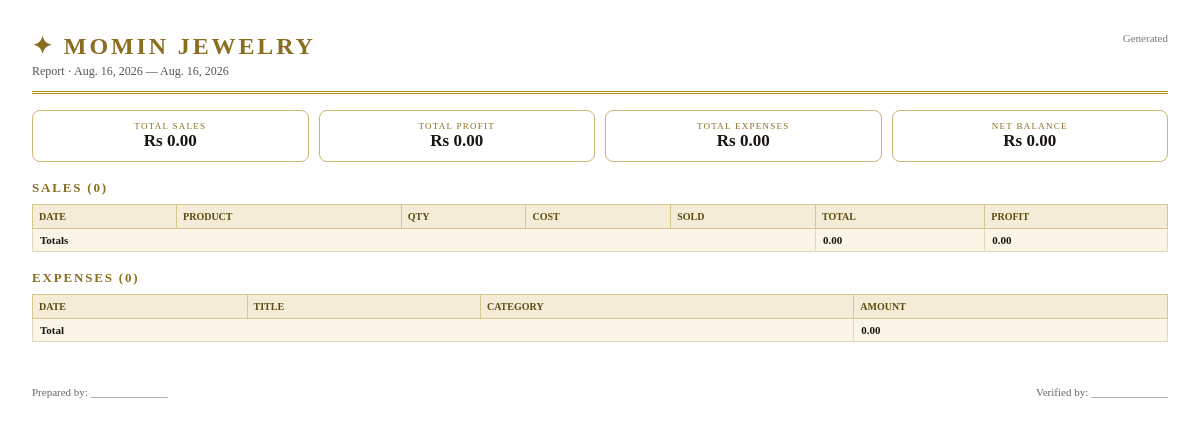
Before: /reports/print/ (signed in) with the older database file.
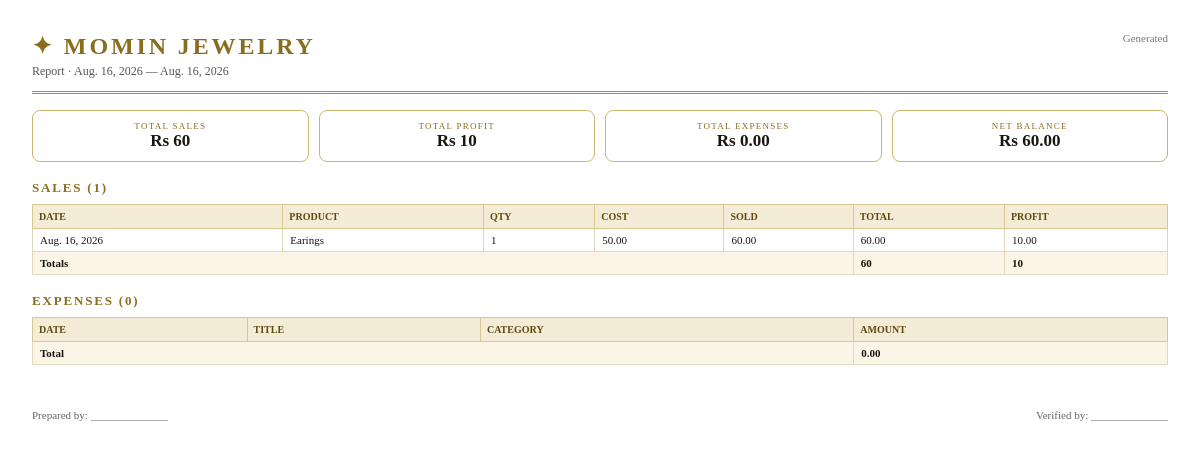
After: the same page with the newer database file.
### ledger/models.py (models this page shows, shortened)
class ShopSettings(models.Model):
    shop_name = models.CharField(max_length=100, default="MOMIN Jewelry")
    currency = models.CharField(max_length=8, default="؋")
    opening_balance = models.DecimalField(max_digits=14, decimal_places=2, default=Decimal("0"))
    class Meta:
        verbose_name = "Shop Settings"
        verbose_name_plural = "Shop Settings"
    @classmethod
    def load(cls):
        obj, _ = cls.objects.get_or_create(pk=1)
        return obj

class Sale(models.Model):
    product_name = models.CharField(max_length=200)
    purchase_price = models.DecimalField(max_digits=14, decimal_places=2)
    selling_price = models.DecimalField(max_digits=14, decimal_places=2)
    quantity = models.PositiveIntegerField(default=1)
    date = models.DateField()
    notes = models.TextField(blank=True)
    created_at = models.DateTimeField(auto_now_add=True)
    class Meta:
        ordering = ["-date", "-created_at"]
    @property
    def total_sale(self):
        return self.selling_price * self.quantity
    @property
    def profit(self):
        return (self.selling_price - self.purchase_price) * self.quantity

### ledger/views.py (the view)
# urls.py: path('reports/print/', views.report_print, name='report_print'),
@login_required
def report_print(request):
    period, start, end, stats, top_products, cat_break, max_cat = _report_context(request)
    return render(request, 'ledger/report_print.html', {
        'period': period, 'start': start, 'end': end, 'stats': stats,
        'settings_obj': ShopSettings.load(),
    })

### ledger/services.py (called while the page is built)
def zero():
    return Decimal("0.00")

def sales_totals(qs):
    agg = qs.aggregate(
        revenue=Sum(F('selling_price') * F('quantity'), output_field=MONEY),
        cost=Sum(F('purchase_price') * F('quantity'), output_field=MONEY),
        items=Sum('quantity'),
    )
    revenue = agg['revenue'] or zero()
    cost = agg['cost'] or zero()
    return {'revenue': revenue, 'cost': cost, 'profit': revenue - cost, 'items': agg['items'] or 0}

def expense_total(qs):
    return qs.aggregate(t=Sum('amount'))['t'] or zero()

def range_stats(start, end):
    s = sales_totals(Sale.objects.filter(date__gte=start, date__lte=end))
    e = expense_total(Expense.objects.filter(date__gte=start, date__lte=end))
    return {
        'sales': s,
        'expenses': e,
        'net': s['revenue'] - e,
        'sale_qs': Sale.objects.filter(date__gte=start, date__lte=end),
        'expense_qs': Expense.objects.filter(date__gte=start, date__lte=end),
    }

### ledger/views.py (called while the page is built)
def _report_range(request):
    today = date.today()
    period = request.GET.get('period', 'today')
    if period == 'today':
        start = end = today
    elif period == 'yesterday':
        start = end = today - timedelta(days=1)
    elif period == 'week':
        start, end = services.week_start(today), today
    elif period == 'month':
        start, end = today.replace(day=1), today
    elif period == 'year':
        start, end = today.replace(month=1, day=1), today
    elif period == 'custom':
        start = _parse_date(request.GET.get('from'), today)
        end = _parse_date(request.GET.get('to'), today)
    else:
        start = end = today
    if start > end:
        start, end = end, start
    return period, start, end

def _report_context(request):
    period, start, end = _report_range(request)
    stats = services.range_stats(start, end)
    top_products = (Sale.objects.filter(date__gte=start, date__lte=end)
        .values('product_name')
        .annotate(qty=Sum('quantity'),
                  revenue=Sum(F('selling_price') * F('quantity'), output_field=DecimalField()),
                  profit=Sum((F('selling_price') - F('purchase_price')) * F('quantity'), output_field=DecimalField()))
        .order_by('-revenue')[:5])
    cat_break = (Expense.objects.filter(date__gte=start, date__lte=end)
        .values('category').annotate(total=Sum('amount')).order_by('-total'))
    max_cat = max([c['total'] for c in cat_break] + [Decimal('1')])
    return period, start, end, stats, top_products, cat_break, max_cat

### ledger/templates/ledger/report_print.html (shortened to what this page needs)
<!DOCTYPE html>
<html><head><meta charset="utf-8"><title>MOMIN Jewelry Report</title>
{% load humanize %}
</head>
<body>
<div class="head">
  <div><div class="brand">✦ MOMIN JEWELRY</div><div class="sub">Report · {{ start }} — {{ end }}</div></div>
  <div style="font-size:11px;color:#777">Generated {{ today|default:'' }}</div>
</div>
<div class="grid">
  <div class="box"><span>Total Sales</span><b>{{ settings_obj.currency }} {{ stats.sales.revenue|intcomma }}</b></div>
  <div class="box"><span>Total Profit</span><b>{{ settings_obj.currency }} {{ stats.sales.profit|intcomma }}</b></div>
  <div class="box"><span>Total Expenses</span><b>{{ settings_obj.currency }} {{ stats.expenses|intcomma }}</b></div>
  <div class="box"><span>Net Balance</span><b>{{ settings_obj.currency }} {{ stats.net|intcomma }}</b></div>
</div>
<h3>Sales ({{ stats.sale_qs|length }})</h3>
<table><thead><tr><th>Date</th><th>Product</th><th>Qty</th><th>Cost</th><th>Sold</th><th>Total</th><th>Profit</th></tr></thead>
<tbody>{% for r in stats.sale_qs %}<tr><td>{{ r.date }}</td><td>{{ r.product_name }}</td><td>{{ r.quantity }}</td><td>{{ r.purchase_price|intcomma }}</td><td>{{ r.selling_price|intcomma }}</td><td>{{ r.total_sale|intcomma }}</td><td>{{ r.profit|intcomma }}</td></tr>{% endfor %}</tbody>
<tfoot><tr><td colspan="5">Totals</td><td>{{ stats.sales.revenue|intcomma }}</td><td>{{ stats.sales.profit|intcomma }}</td></tr></tfoot></table>
<h3>Expenses ({{ stats.expense_qs|length }})</h3>
<table><thead><tr><th>Date</th><th>Title</th><th>Category</th><th>Amount</th></tr></thead>
<tfoot><tr><td colspan="3">Total</td><td>{{ stats.expenses|intcomma }}</td></tr></tfoot></table>
<div class="sign"><span>Prepared by: ______________</span><span>Verified by: ______________</span></div>
</body></html>

### ledger/templates/ledger/report_print.html (style rules this page uses)
body { font-family:Georgia,serif;color:#181510;margin:32px }
.head { border-bottom:3px double #b08d1e;padding-bottom:12px;margin-bottom:16px;display:flex;justify-content:space-between }
.brand { font-size:24px;font-weight:700;color:#8a6d1f;letter-spacing:.12em }
.sub { font-size:12px;color:#555;margin-top:4px }
.grid { display:grid;grid-template-columns:repeat(4,1fr);gap:10px;margin:16px 0 }
.box { border:1px solid #cbb672;border-radius:8px;padding:10px;text-align:center }
.box span { display:block;font-size:9px;letter-spacing:.14em;text-transform:uppercase;color:#8a6d1f }
.box b { font-size:17px }
h3 { font-size:13px;letter-spacing:.14em;text-transform:uppercase;color:#8a6d1f;margin:18px 0 8px }
table { width:100%;border-collapse:collapse;font-size:11px }
th { background:#f4ecd6;color:#5c4a10;padding:6px;border:1px solid #d8c890;text-align:left;font-size:10px;text-transform:uppercase }
td { padding:5px 7px;border:1px solid #e2d9bd }
tfoot td { font-weight:700;background:#faf5e6 }
.sign { display:flex;justify-content:space-between;margin-top:44px;font-size:11px;color:#666 }

Changed rows visible on the page:
added Sale: date "Aug. 16, 2026", product_name "Earings", quantity "1", purchase_price "50.00", selling_price "60.00", total_sale "60.00", profit "10.00"
Other visible differences:
{{ stats.sales.revenue|intcomma }}: "0.00" → "60"
{{ stats.sales.profit|intcomma }}: "0.00" → "10"
{{ stats.net|intcomma }}: "0.00" → "60.00"
{{ stats.sale_qs|length }}: "0" → "1"
